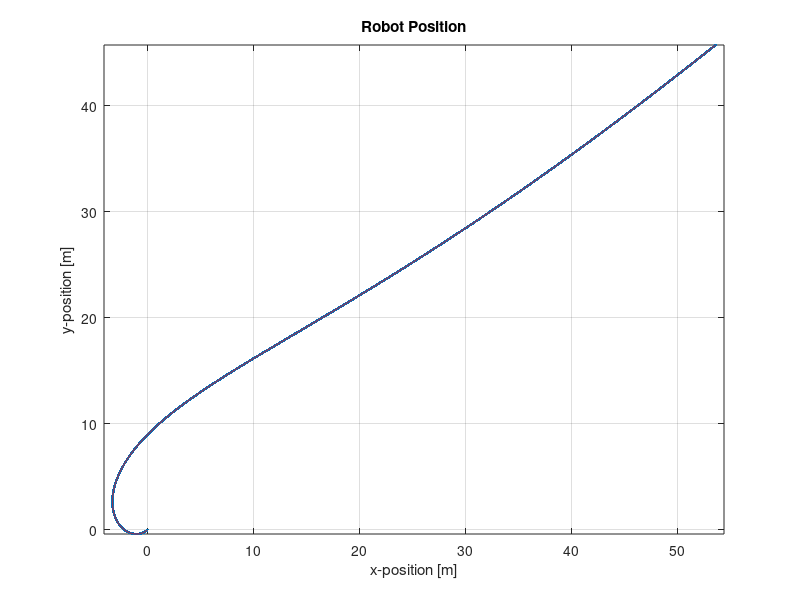
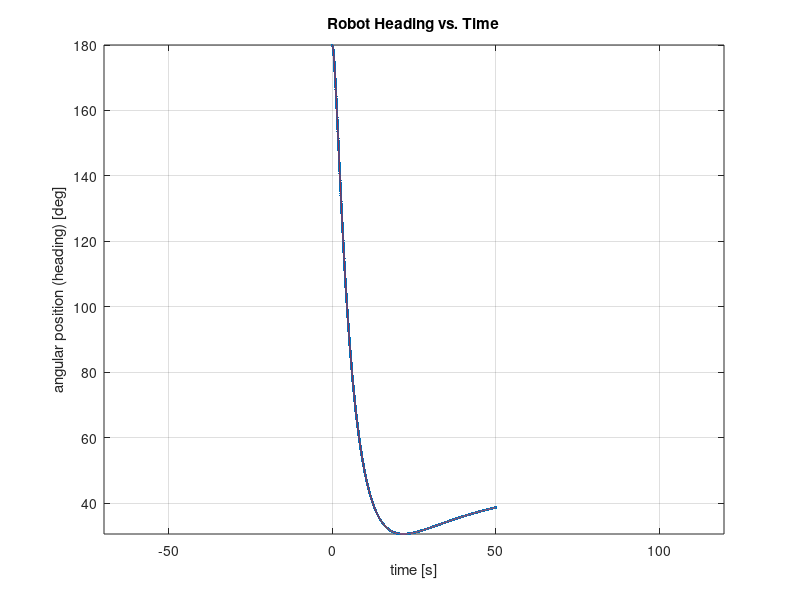
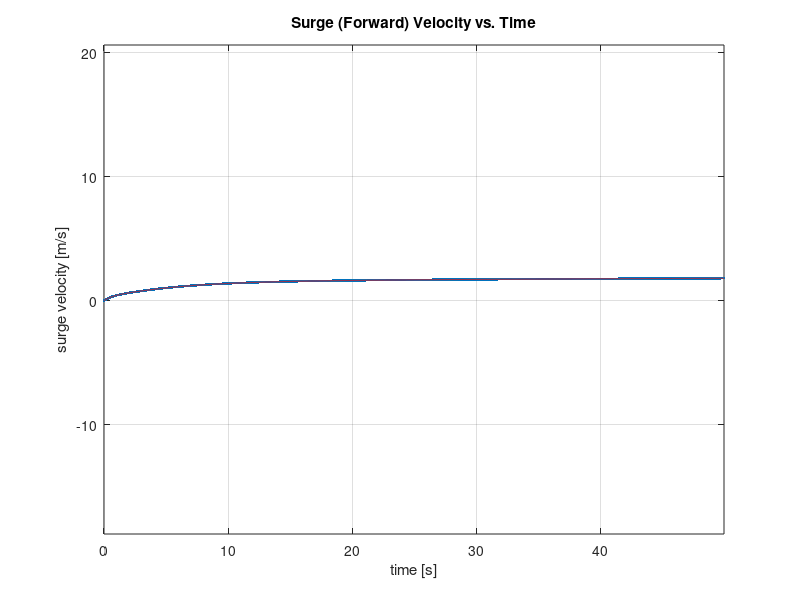

These figures' MATLAB source, in order: (Note: this script raises an error after producing the figures.)
% To do: should be modified to allow the goal-vars to change on
% the fly. 

function heading_velocity_controller_and_simulation()

    % Clear workspace
    clear all;
    close all;
    clc;
    
    % Simulation setup
    [dt,tend,N,m,I,bu,bv,bpsi,theta,w,l,K,x,T,u,up,ui,ud,error,int] = sim_setup();
    
    % Set goal variables
    [v_goal,psi_goal] = goal_vars();
              
    % Controller
    for k = 1:1:N
        
        % Calculate error and PID gains
        [error,int,u,up,ui,ud] = calculate_gains(k,dt,K,x,v_goal,psi_goal,u,up,ui,ud,error,int);
        
        % Calculate inputs based off of gains
        T = calculate_inputs(T,u,k);
        
        % Simulate Plant
        x = plant(N,x,dt,k,bu,bv,bpsi,m,I,theta,w,l,T);
                
    end
    
    % Plot results
    plot_results(N,dt,x,u,up,ui,ud,error);
        
    % Assign relevant stuff to workspace
    assignin('base','x',x)
    assignin('base','error',error)
    
end

function [dt,tend,N,m,I,bu,bv,bpsi,theta,w,l,K,x,T,u,up,ui,ud,error,int] = sim_setup()

    % Simulation time variables
    dt = .01;           % simulation time step [s]
    tend = 50;          % simulation end time [s]
    N = round(tend/dt); % number of steps [ ]
    
    % Model initial conditions
    x0(1) = 0;          % x-position [m]
    x0(2) = 0;          % y-position [m]
    x0(3) = pi;          % psi (heading) [rad]
    x0(4) = 0;          % surge (forward) velocity [m/s]
    x0(5) = 0;          % sway (transverse) velocity [m/s]
    x0(6) = 0;          % yaw (heading) velocity [rad/s]
    
    % Model lumped parameters
    m = 400;                 % mass [kg]
    I = 300;                 % inertia [kg*m^2]
    bu = 100;                 % surge (longitudinal) drag [N*s/m]
    bv = 400;                % sway (transverse) drag [N*s/m]
    bpsi = 400;               % yaw (heading) drag [N*s/(m*rad)]
    
    % Model geometry
    theta = deg2rad(30);    % thruster mount angle 
    w = 2;                  % width between thrusters [m]
    l = 5;                  % length between thrusters [m]
    
    % Controller gains
    kp = 100;
    ki = 0.03;
    kd = 0.1;
    K = [kp ki kd];
    
    % Initialize state vector
    x = zeros(6,N);
    
    % Insert initial conditions into state vector
    x(1,1) = x0(1);     % x-position 
    x(2,1) = x0(2);     % y-position
    x(3,1) = x0(3);     % psi (heading)
    x(4,1) = x0(4);     % surge (forward) velocity
    x(5,1) = x0(5);     % sway (transverse) velocity
    x(6,1) = x0(6);     % psi (heading)
    
    % Create tracking matrices
    T = zeros(4,N);     % thruster output [N] (max 245 N)
    up = zeros(4,N);    % thurster proportional gain [N]
    ui = zeros(4,N);    % thurster integral gain [N]
    ud = zeros(4,N);    % thurster derivative gain [N]
    u = zeros(4,N);     % thurster total gain [N]
    error = zeros(2,N); % control variable error
    int = zeros(2,N);   % control variable integrator
    
end

function [v_goal,psi_goal] = goal_vars()
   
    v_goal = 2;                 % goal velocity [m/s]
    psi_goal = deg2rad(45);    % goal heading [rad]

end

function [error,int,u,up,ui,ud] = calculate_gains(k,dt,K,x,v_goal,psi_goal,u,up,ui,ud,error,int)
    
        % Calculate error
        error(1,k) = psi_goal-x(3,k);       % heading error
        error(2,k) = v_goal-x(4,k);         % velocity error
        
        % Proportional gain (increases with errors)
        up(1,k) = K(1)*(error(2,k)-error(1,k));
        up(2,k) = K(1)*(error(2,k)+error(1,k));
        up(3,k) = K(1)*(error(2,k)-error(1,k));
        up(4,k) = K(1)*(error(2,k)+error(1,k));    

        % Integral gain (increases with large change in error)
        ui(1,k) = K(2)*(int(2,k))-K(2)*int(1,k);
        ui(2,k) = K(2)*(int(2,k))+K(2)*int(1,k);
        ui(3,k) = K(2)*(int(2,k))-K(2)*int(1,k);
        ui(4,k) = K(2)*(int(2,k))+K(2)*int(1,k);
        int(1,k+1) = int(1,k)+error(1,k);       % increment heading integrator
        int(2,k+1) = int(2,k)+error(2,k);       % increment velocity integrator
        
        % Derivative gain (increases with large change in state)
        if k == 1
            ud(1,k) = 1; ud(2,k) = 1; ud(3,k) = 1; ud(4,k) = 1;
        else
            ud(1,k) = K(3)*(-(x(4,k)+x(4,k-1))/dt-K(3)*(-x(3,k)+x(3,k-1))/dt);
            ud(2,k) = K(3)*(-(x(4,k)+x(4,k-1))/dt+K(3)*(-x(3,k)+x(3,k-1))/dt);
            ud(3,k) = K(3)*(-(x(4,k)+x(4,k-1))/dt-K(3)*(-x(3,k)+x(3,k-1))/dt);
            ud(4,k) = K(3)*(-(x(4,k)+x(4,k-1))/dt+K(3)*(-x(3,k)+x(3,k-1))/dt);
        end
        
        % Total gain vector
        u(1,k) = up(1,k)+ui(1,k)+ud(1,k);
        u(2,k) = up(2,k)+ui(2,k)+ud(2,k);
        u(3,k) = up(3,k)+ui(3,k)+ud(3,k);
        u(4,k) = up(4,k)+ui(4,k)+ud(4,k);
    
end

function T = calculate_inputs(T,u,k)

    % Iterate inputs
    T(1,k) = T(1,k)+u(1,k);
    T(2,k) = T(2,k)+u(2,k);
    T(3,k) = T(3,k)+u(2,k);
    T(4,k) = T(4,k)+u(4,k);

    % Check max input
    if T(1,k) >= lb2N(55)
        T(1,k) == lb2N(55);
    elseif T(1,k) <= lb2N(-55)
        T(1,k) == lb2N(-55);
    end
    if T(2,k) >= lb2N(55)
        T(2,k) == lb2N(55);
    elseif T(2,k) <= lb2N(-55)
        T(2,k) == lb2N(-55);
    end
    if T(3,k) >= lb2N(60)
        T(3,k) == lb2N(60);
    elseif T(3,k) <= lb2N(-60)
        T(3,k) == lb2N(-60);
    end
    if T(4,k) >= lb2N(60)
        T(4,k) == lb2N(60);
    elseif T(4,k) <= lb2N(-60)
        T(4,k) == lb2N(-60);
    end
    
end

function N = lb2N(lb)

    N = lb*4.4482;    

end

function x = plant(N,x,dt,k,bu,bv,bpsi,m,I,theta,w,l,T)

    A = [0 0 0 cos(x(3,k)) -sin(x(3,k)) 0;...
            0 0 0 sin(x(3,k)) cos(x(3,k)) 0;...
            0 0 0 0 0 1;...
            0 0 0 -bu/m 0 0;...
            0 0 0 0 -bv/m 0;...
            0 0 0 0 0 -bpsi/I];
    B = [0 0 0 0;...
        0 0 0 0;...
        0 0 0 0;...
        cos(theta)/m cos(theta)/m cos(theta)/m cos(theta)/m;...
        sin(theta)/m -sin(theta)/m sin(theta)/m -sin(theta)/m;...
        (w*cos(theta))/(2*I)-(l*sin(theta))/(2*I) -(w*cos(theta))/(2*I)+(l*sin(theta))/(2*I) -(w*cos(theta))/(2*I)+(l*sin(theta))/(2*I) (w*cos(theta))/(2*I)-(l*sin(theta))/(2*I)];
    F = eye(6)+A*dt;                                                    % Euler integration step
    G = B*dt;
    if k ~= N
        x(:,k+1) = F*x(:,k)+G*[T(1,k);T(2,k);T(3,k);T(4,k)];                % Euler solution
    end

end

function plot_results(N,dt,x,u,up,ui,ud,error)

    % Time matrix for plotting
    tt = 0:dt:(N-1)*dt;
    
    figure(); 
    plot_dir(x(1,:),x(2,:));
    xlabel('x-position [m]');
    ylabel('y-position [m]');
    title('Robot Position');
    grid on;
    
    figure();
    plot_dir(tt,rad2deg(x(3,:)));
    xlabel('time [s]');
    ylabel('angular position (heading) [deg]');
    title('Robot Heading vs. Time');
    grid on;
    
    figure();
    plot_dir(tt,x(4,:));
    xlabel('time [s]');
    ylabel('surge velocity [m/s]');
    title('Surge (Forward) Velocity vs. Time');
    grid on;
    
    figure();
    yyaxis left;                % (must have matlab 2016 to run)
    plot(tt,error(1,:));
    ylabel('heading error');
    yyaxis right;
    plot(tt,error(2,:));
    xlabel('time [s]');
    ylabel('velocity error');
    title('Error vs. Time');
    grid on;
    
    figure();
    subplot(4,1,1);
    plot(tt,u(1,:),'k',tt,up(1,:),'r',tt,ui(1,:),'g',tt,ud(1,:),'b');
    ylabel('T1 [N]');
    grid on;
    subplot(4,1,2);
    plot(tt,u(2,:),'k',tt,up(2,:),'r',tt,ui(2,:),'g',tt,ud(2,:),'b');
    ylabel('T2 [N]');
    grid on;
    subplot(4,1,3);
    plot(tt,u(3,:),'k',tt,up(3,:),'r',tt,ui(3,:),'g',tt,ud(3,:),'b');
    ylabel('T3 [N]');
    grid on;
    subplot(4,1,4);
    plot(tt,u(4,:),'k',tt,up(4,:),'r',tt,ui(4,:),'g',tt,ud(4,:),'b'); 
    xlabel('time [s]');
    ylabel('T4 [N]');
    legend('total','proportional','integral','derivative','Location','east');
    suptitle('PID Gains vs. Time');
    grid on;

end

function [h1, h2] = plot_dir(vX, vY)
    % Adapted from https://www.mathworks.com/matlabcentral/fileexchange/1676-plot-with-direction

    rMag = 0.5;

    % X coordinates of tails of arrows
    vXQ0 = vX(1:end-1);
    % Y coordinates of tails of arrows
    vYQ0 = vY(1:end-1);

    % X coordinates of heads of arrows
    vXQ1 = vX(2:end);
    % Y coordinates of heads of arrows
    vYQ1 = vY(2:end);

    % vector difference between heads & tails
    vPx = (vXQ1 - vXQ0) * rMag;
    vPy = (vYQ1 - vYQ0) * rMag;

    % make plot 
    h1 = plot (vX, vY, '.-');
    hold on;
    
    % add arrows 
    h2 = quiver (vXQ0,vYQ0, vPx, vPy, 0, 'r');
    grid on;
    hold off;
    axis equal;

end
